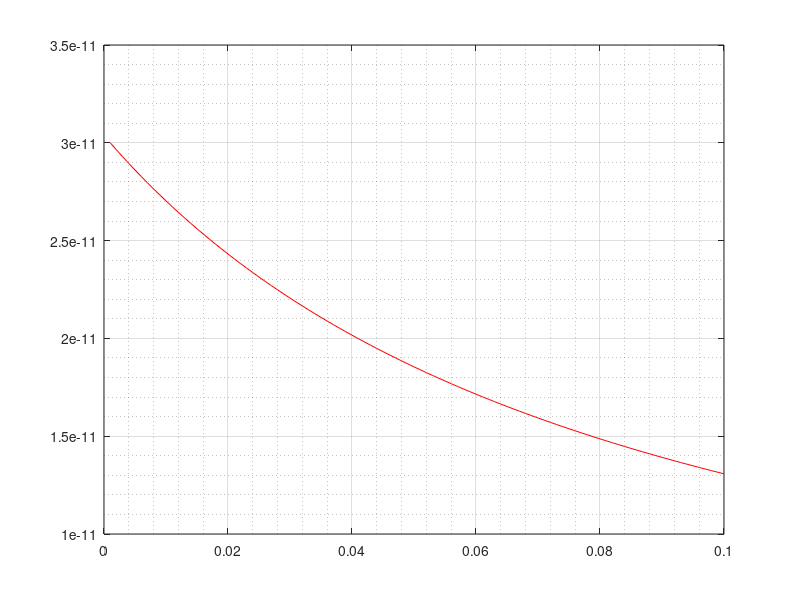

Write MATLAB code to recreate this figure. (Note: this script raises an error after producing the figure.)
% function Intens_Proj1

e=0.3;
ep=0.51;
DL=1.2e-5;
KA=144.1;
ka=260;
DM=4.8e-5;
De=1.48e-5;
k=1.23e-4;

x=1;
u=0.1;
td=1;
dp=1e-3:1e-3:100e-3;

Bi=k.*dp./2./De;
K=1./(1./ka+1./k./KA);
fi=dp./2.*sqrt(ep.*K./De);
A0=fi.*coth(fi)-1;
G=12.*(1-e).*De.*Bi./e./dp.^2.*(1-Bi./(A0+Bi));
G0=sqrt(1+4.*DL.*G./u.^2);

A1=1./fi.*coth(fi)-(csch(fi)).^2;
Kpr=1+ka.^2.*KA./(ka+k.*KA).^2;
Gpr=1+3.*(1-e).*ep./2./e.*Bi.^2.*A1.*Kpr./(A0+Bi).^2;
Kbis=-2.*(ka.^2.*KA).^2./(ka+k.*KA).^3;
A2=1./fi.*(coth(fi)./fi.^2+csch(fi).^2./fi-2.*csch(fi).^2.*coth(fi));
Gbis=3.*(1-e).*ep./2./e.*Bi.^2./(A0+Bi).^3.*(-ep.*dp.^2./8./De.*(2.*A1.^2+(A0+Bi).*A2).*Kpr.^2+(A0+Bi).*A1.*Kbis);

mi0=exp(-u./2.*DL.*(G0-1).*x);
mi1=td./2+x./u./G0.*(1+3.*(1-e).*ep./2./e.*Bi.^2.*A1.*Kpr./(A0+Bi).^2);
mi2=td.^2./12+x./u.*(2.*DL./u.^2./G0.^3.*Gpr.^2-1./G0.*Gbis);

figure(1)
clf
hold all
plot(dp,1-mi0,'r-')
% plot(x./u,mi2,'b-')
% plot(1./u,mi2,'g-')
grid on
grid minor
box on
X='$$ d_p [m] $$';
% X='$$ \tau=\frac{L}{u} [s] $$' ;
% X='$$ \tau=\frac{L}{u} [s] $$';
Y='$ \alpha= 1-\mu_0 $';
% Y='$\tau_r=\mu_1 $ [s]';
% Y='$\sigma=\mu_2 [s^2] $';
podpis(X,Y)
